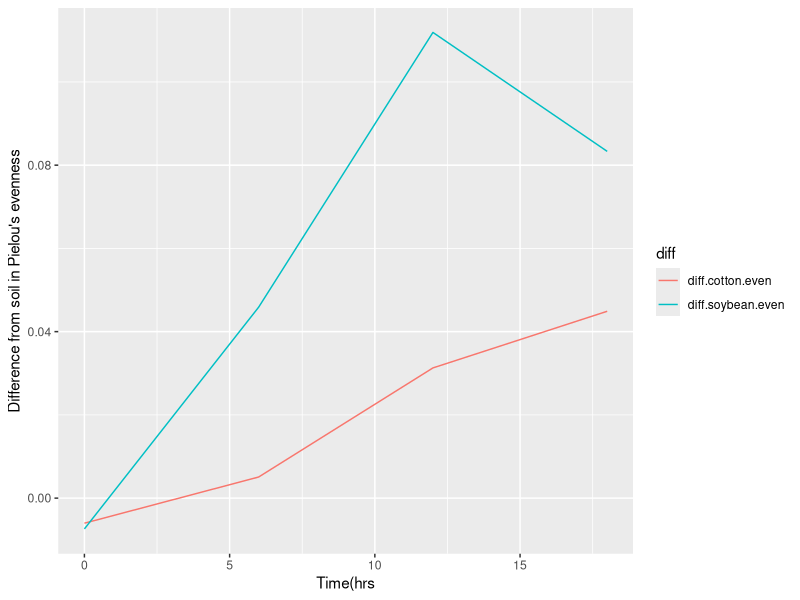

Here is the R script that generated this plot:
## ---- chunk 1
DiversityData <- read.csv("DiversityData.csv")  #loading data in R
DiversityData

Metadata <- read.csv("Metadata.csv",na.strings ="na") #loading data in R
Metadata

## ---- chunk 2
library(tidyverse) 
library(ggplot2)
alpha <- left_join(DiversityData, Metadata, by = "Code") #combining two dataframes together by common column "Code".
alpha

## ---- chunk 3
alpha_even <- alpha %>%
mutate(logRich = log(richness)) %>%  #adding a column named logRich containing log values of richness column
mutate(alpha, Pielousevennessindex = shannon/logRich) #adding a column Pielousevennessindex by calculating evenness

alpha_even

## ---- chunk 4
alpha_average <- alpha_even %>%
  group_by(Crop, Time_Point) %>%    #grouping the data by Crop and Time point
  summarise(Mean = mean(Pielousevennessindex),  #calculating mean of evenness by group
            n = n(),    #counting number of rows based on group
            sd.dev = sd(Pielousevennessindex)) %>%  #calculating standard deviation of the evenness by group
  mutate(std.err = sd.dev/sqrt(n))   #calculating standard error by group

alpha_average
  
## ---- chunk 5
alpha_average2 <- alpha_average %>%
  select(Time_Point, Crop, Mean) %>%    #selecting the relevant columns 
  pivot_wider(names_from = Crop, values_from = Mean) %>%   #transforming data from longer format to wider format by creating new columns for each crop
  mutate(diff.cotton.even = Soil - Cotton) %>%  #calculating difference in mean between soil and cotton at different time point 
  mutate(diff.soybean.even = Soil - Soybean) #calculating difference in mean between soil and soybean at different time point
alpha_average2

## ---- chunk 6
alpha_average2 %>%
  select(Time_Point, diff.cotton.even, diff.soybean.even) %>% #selecting relevant columns
  pivot_longer(c(diff.cotton.even, diff.soybean.even), names_to = "diff") %>%  #transforming wide format data to long format creating a new column named diff that contains the values from diff.cotton.even and diff.soybean.even
  ggplot(aes(x= Time_Point, y = value, color = diff))+ #creating a line graph with time point as x axis and value as y axis and color by diff
  geom_line()+
  xlab("Time(hrs")+ #labeling x axis
  ylab("Difference from soil in Pielou's evenness") #labeling y axis
  
